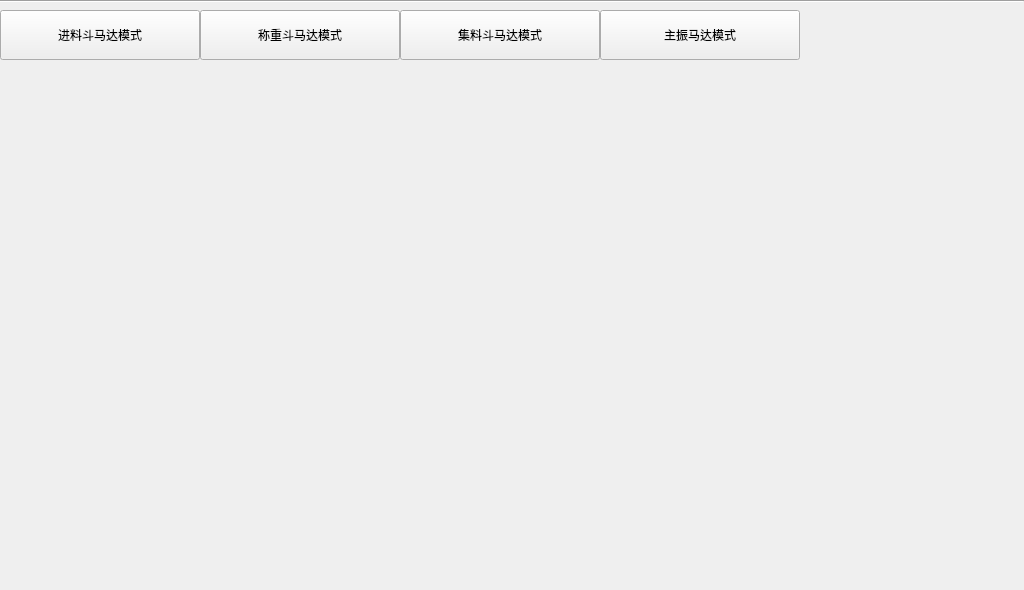
<?xml version="1.0" encoding="UTF-8"?>
<ui version="4.0">
 <class>FormMenuHSetMM</class>
 <widget class="QWidget" name="FormMenuHSetMM">
  <property name="geometry">
   <rect>
    <x>0</x>
    <y>0</y>
    <width>1024</width>
    <height>590</height>
   </rect>
  </property>
  <property name="windowTitle">
   <string>FormMenuHSetMM</string>
  </property>
  <property name="styleSheet">
   <string notr="true">FormMenuHSetMM {
background: gray;
}</string>
  </property>
  <widget class="QWidget" name="widget" native="true">
   <property name="geometry">
    <rect>
     <x>0</x>
     <y>10</y>
     <width>1024</width>
     <height>50</height>
    </rect>
   </property>
   <layout class="QHBoxLayout" name="horizontalLayout">
    <property name="spacing">
     <number>0</number>
    </property>
    <property name="leftMargin">
     <number>0</number>
    </property>
    <property name="topMargin">
     <number>0</number>
    </property>
    <property name="rightMargin">
     <number>0</number>
    </property>
    <property name="bottomMargin">
     <number>0</number>
    </property>
    <item>
     <widget class="QPushButton" name="pushButton">
      <property name="sizePolicy">
       <sizepolicy hsizetype="Minimum" vsizetype="Preferred">
        <horstretch>0</horstretch>
        <verstretch>0</verstretch>
       </sizepolicy>
      </property>
      <property name="minimumSize">
       <size>
        <width>200</width>
        <height>50</height>
       </size>
      </property>
      <property name="text">
       <string>进料斗马达模式</string>
      </property>
      <property name="checkable">
       <bool>true</bool>
      </property>
     </widget>
    </item>
    <item>
     <widget class="QPushButton" name="pushButton_2">
      <property name="minimumSize">
       <size>
        <width>200</width>
        <height>50</height>
       </size>
      </property>
      <property name="text">
       <string>称重斗马达模式</string>
      </property>
      <property name="checkable">
       <bool>true</bool>
      </property>
     </widget>
    </item>
    <item>
     <widget class="QPushButton" name="pushButton_3">
      <property name="sizePolicy">
       <sizepolicy hsizetype="Minimum" vsizetype="Preferred">
        <horstretch>0</horstretch>
        <verstretch>0</verstretch>
       </sizepolicy>
      </property>
      <property name="minimumSize">
       <size>
        <width>200</width>
        <height>50</height>
       </size>
      </property>
      <property name="text">
       <string>集料斗马达模式</string>
      </property>
      <property name="checkable">
       <bool>true</bool>
      </property>
     </widget>
    </item>
    <item>
     <widget class="QPushButton" name="pushButton_4">
      <property name="sizePolicy">
       <sizepolicy hsizetype="Minimum" vsizetype="Preferred">
        <horstretch>0</horstretch>
        <verstretch>0</verstretch>
       </sizepolicy>
      </property>
      <property name="minimumSize">
       <size>
        <width>200</width>
        <height>50</height>
       </size>
      </property>
      <property name="text">
       <string>主振马达模式</string>
      </property>
      <property name="checkable">
       <bool>true</bool>
      </property>
     </widget>
    </item>
    <item>
     <spacer name="horizontalSpacer">
      <property name="orientation">
       <enum>Qt::Horizontal</enum>
      </property>
      <property name="sizeHint" stdset="0">
       <size>
        <width>40</width>
        <height>20</height>
       </size>
      </property>
     </spacer>
    </item>
   </layout>
  </widget>
  <widget class="Line" name="line">
   <property name="geometry">
    <rect>
     <x>0</x>
     <y>0</y>
     <width>1024</width>
     <height>3</height>
    </rect>
   </property>
   <property name="orientation">
    <enum>Qt::Horizontal</enum>
   </property>
  </widget>
  <widget class="QStackedWidget" name="page">
   <property name="geometry">
    <rect>
     <x>0</x>
     <y>60</y>
     <width>1024</width>
     <height>530</height>
    </rect>
   </property>
   <widget class="FormMenuHSetMM1" name="page_1"/>
   <widget class="FormMenuHSetMM1" name="page_2"/>
   <widget class="FormMenuHSetMM1" name="page_3"/>
   <widget class="FormMenuHSetMM2" name="page_4"/>
  </widget>
 </widget>
 <customwidgets>
  <customwidget>
   <class>FormMenuHSetMM1</class>
   <extends>QWidget</extends>
   <header>FormMenuHSetMM1.h</header>
   <container>1</container>
  </customwidget>
  <customwidget>
   <class>FormMenuHSetMM2</class>
   <extends>QWidget</extends>
   <header>FormMenuHSetMM2.h</header>
   <container>1</container>
  </customwidget>
 </customwidgets>
 <resources/>
 <connections/>
</ui>
